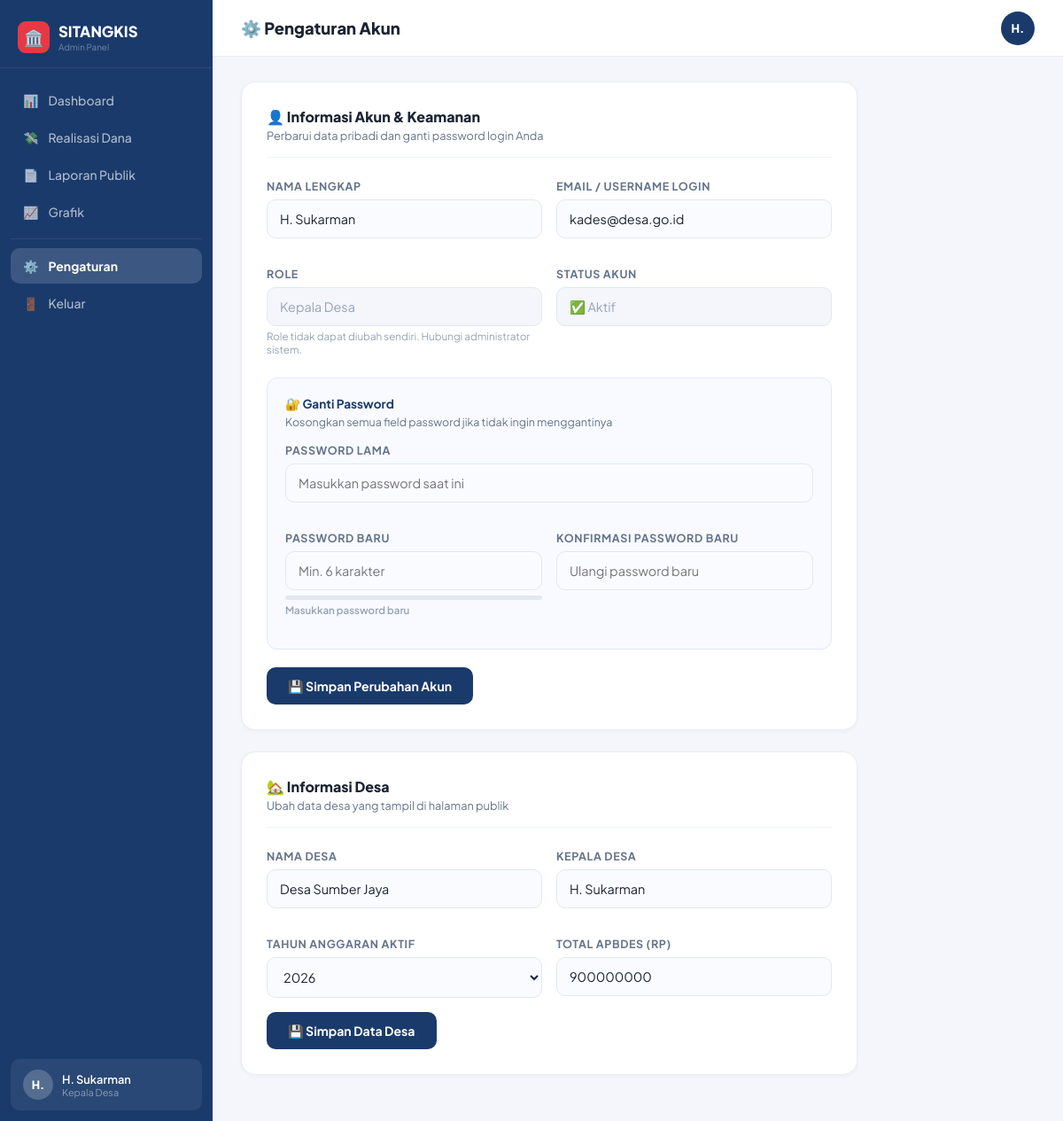
The page /admin/pengaturan.php (signed in) on the database its author committed.
### tables this page shows
CREATE TABLE users (
    id          INT AUTO_INCREMENT PRIMARY KEY,
    nama        VARCHAR(100) NOT NULL,
    email       VARCHAR(100) NOT NULL UNIQUE,
    password    VARCHAR(255) NOT NULL,
    role        ENUM('bendahara','sekdes','kades') NOT NULL,
    aktif       TINYINT(1) DEFAULT 1,
    created_at  TIMESTAMP DEFAULT CURRENT_TIMESTAMP
);

CREATE TABLE desa_info (
    id              INT AUTO_INCREMENT PRIMARY KEY,
    nama_desa       VARCHAR(100) DEFAULT 'Desa Sumber Jaya',
    kepala_desa     VARCHAR(100) DEFAULT 'H. Sukarman',
    tahun_anggaran  YEAR DEFAULT 2026,
    total_apbdes    BIGINT DEFAULT 900000000
);

### config/app.php (called while the page is built, shortened)
<?php
function currentUser(): array { return $_SESSION['user'] ?? []; }
function hasRole(string|array $roles): bool {
    $user = currentUser();
    return in_array($user['role'], (array)$roles);
}

### admin/pengaturan.php (the view, shortened to what this page needs)
<?php
require_once __DIR__ . '/../config/app.php';
$db = getDB();
$user = currentUser();
$roleLabel = ['bendahara'=>'Bendahara Desa','sekdes'=>'Sekretaris Desa','kades'=>'Kepala Desa'];
$roleDisplay = $roleLabel[$user['role']] ?? $user['role'];
$avatar = strtoupper(substr($user['nama'], 0, 2));
$u2 = $db->prepare("SELECT * FROM users WHERE id=?"); $u2->execute([$user['id']]); $userData = $u2->fetch();
$desa = $db->query("SELECT * FROM desa_info LIMIT 1")->fetch();
?>
<!DOCTYPE html>
<html lang="id">
<head>
</head>
<body>
<aside class="sidebar">
  <div class="sb-top">
    <div class="sb-logo">
      <div class="sb-logo-icon">🏛️</div>
      <div><div class="sb-logo-text"><?= APP_NAME ?></div><div class="sb-logo-sub">Admin Panel</div></div>
    </div>
  </div>
  <nav class="sb-nav">
    <a class="sb-link" href="<?= BASE_URL ?>/admin/index.php"><span>📊</span> Dashboard</a>
    <a class="sb-link" href="<?= BASE_URL ?>/admin/realisasi_dana.php"><span>💸</span> Realisasi Dana</a>
    <a class="sb-link" href="<?= BASE_URL ?>/admin/laporan.php"><span>📄</span> Laporan Publik</a>
    <?php if(hasRole(['sekdes','kades'])): ?>
    <a class="sb-link" href="<?= BASE_URL ?>/admin/grafik.php"><span>📈</span> Grafik</a>
    <?php endif; ?>
    <div class="sb-divider"></div>
    <a class="sb-link active" href="<?= BASE_URL ?>/admin/pengaturan.php"><span>⚙️</span> Pengaturan</a>
    <a class="sb-link" href="<?= BASE_URL ?>/admin/logout.php"><span>🚪</span> Keluar</a>
  </nav>
  <div class="sb-foot">
    <div class="sb-user">
      <div class="sb-avatar"><?= $avatar ?></div>
      <div><div class="sb-uname"><?= htmlspecialchars($user['nama']) ?></div><div class="sb-urole"><?= $roleDisplay ?></div></div>
    </div>
  </div>
</aside>
<div class="main">
  <header class="topbar">
    <h2>⚙️ Pengaturan Akun</h2>
    <div class="top-avatar"><?= $avatar ?></div>
  </header>
  <div class="body">
    <div class="card">
      <div class="card-head">
        <h3>👤 Informasi Akun & Keamanan</h3>
        <p>Perbarui data pribadi dan ganti password login Anda</p>
      </div>
      <form method="POST">
        <div class="grid2">
          <div class="fg">
            <label>Nama Lengkap</label>
            <input type="text" name="nama" value="<?= htmlspecialchars($userData['nama']) ?>" required>
          </div>
          <div class="fg">
            <label>Email / Username Login</label>
            <input type="email" name="email" value="<?= htmlspecialchars($userData['email']) ?>" required>
          </div>
          <div class="fg">
            <label>Role</label>
            <input type="text" value="<?= htmlspecialchars($roleDisplay) ?>" readonly>
            <div class="hint">Role tidak dapat diubah sendiri. Hubungi administrator sistem.</div>
          </div>
          <div class="fg">
            <label>Status Akun</label>
            <input type="text" value="✅ Aktif" readonly>
          </div>
        </div>
        <div class="pass-section">
          <h4>🔐 Ganti Password</h4>
          <p>Kosongkan semua field password jika tidak ingin menggantinya</p>
          <div class="grid2">
            <div class="fg full">
              <label>Password Lama</label>
              <input type="password" name="pass_lama" id="passLama" placeholder="Masukkan password saat ini">
            </div>
            <div class="fg">
              <label>Password Baru</label>
              <input type="password" name="pass_baru" id="passBaru" placeholder="Min. 6 karakter" oninput="checkStrength(this.value)">
              <div class="pass-strength"><div class="pass-fill" id="passFill"></div></div>
              <div class="pass-label" id="passLabel" style="color:#94a3b8">Masukkan password baru</div>
            </div>
            <div class="fg">
              <label>Konfirmasi Password Baru</label>
              <input type="password" name="pass_konfirmasi" id="passKonfirm" placeholder="Ulangi password baru" oninput="checkMatch()">
            </div>
          </div>
        </div>
        <div style="margin-top:20px">
          <button type="submit" class="btn btn-primary">💾 Simpan Perubahan Akun</button>
        </div>
      </form>
    </div>
    <?php if(hasRole(['kades','sekdes'])): ?>
    <div class="card">
      <div class="card-head">
        <h3>🏡 Informasi Desa</h3>
        <p>Ubah data desa yang tampil di halaman publik</p>
      </div>
      <form method="POST">
        <div class="grid2">
          <div class="fg"><label>Nama Desa</label><input type="text" name="nama_desa" value="<?= htmlspecialchars($desa['nama_desa']) ?>"></div>
          <div class="fg"><label>Kepala Desa</label><input type="text" name="kepala_desa" value="<?= htmlspecialchars($desa['kepala_desa']) ?>"></div>
          <div class="fg">
            <label>Tahun Anggaran Aktif</label>
            <select name="tahun_anggaran">
              <?php foreach([2026,2025,2024] as $y): ?>
              <option value="<?= $y ?>" <?= $desa['tahun_anggaran']==$y?'selected':'' ?>><?= $y ?></option>
              <?php endforeach; ?>
            </select>
          </div>
          <div class="fg"><label>Total APBDes (Rp)</label><input type="number" name="total_apbdes" value="<?= $desa['total_apbdes'] ?>"></div>
        </div>
        <button type="submit" class="btn btn-primary">💾 Simpan Data Desa</button>
      </form>
    </div>
    <?php endif; ?>
  </div>
</div>
</body>
</html>

### admin/pengaturan.php (style rules this page uses)
*,*::before,*::after { margin:0;padding:0;box-sizing:border-box }
body { font-family:'Plus Jakarta Sans',sans-serif;background:#f4f6fb;color:#1a2332;min-height:100vh;display:flex }
.sidebar { width:240px;background:#1a3a6b;min-height:100vh;display:flex;flex-direction:column;position:fixed;top:0;left:0;bottom:0;z-index:100 }
.sb-top { padding:24px 20px 16px;border-bottom:1px solid rgba(255,255,255,.08) }
.sb-logo { display:flex;align-items:center;gap:10px }
.sb-logo-icon { width:36px;height:36px;background:#e63946;border-radius:9px;display:flex;align-items:center;justify-content:center;font-size:1.1rem;flex-shrink:0 }
.sb-logo-text { font-weight:800;font-size:1.05rem;color:#fff }
.sb-logo-sub { font-size:.62rem;color:rgba(255,255,255,.4);margin-top:1px }
.sb-nav { flex:1;padding:16px 12px;display:flex;flex-direction:column;gap:2px }
.sb-link { display:flex;align-items:center;gap:11px;padding:11px 14px;border-radius:10px;color:rgba(255,255,255,.65);text-decoration:none;font-size:.875rem;font-weight:500;transition:all .18s }
.sb-link.active { background:rgba(255,255,255,.15);color:#fff;font-weight:700 }
.sb-divider { height:1px;background:rgba(255,255,255,.08);margin:8px 0 }
.sb-foot { padding:12px }
.sb-user { display:flex;align-items:center;gap:10px;padding:12px 14px;border-radius:10px;background:rgba(255,255,255,.07) }
.sb-avatar { width:34px;height:34px;border-radius:50%;background:rgba(255,255,255,.2);color:#fff;display:flex;align-items:center;justify-content:center;font-weight:800;font-size:.8rem;flex-shrink:0 }
.sb-uname { font-size:.8rem;font-weight:600;color:#fff }
.sb-urole { font-size:.68rem;color:rgba(255,255,255,.45) }
.main { margin-left:240px;flex:1;display:flex;flex-direction:column }
.topbar { background:#fff;padding:0 32px;height:64px;display:flex;align-items:center;justify-content:space-between;border-bottom:1px solid #e8edf5;position:sticky;top:0;z-index:50 }
.topbar h2 { font-size:1.15rem;font-weight:800 }
.top-avatar { width:38px;height:38px;border-radius:50%;background:#1a3a6b;color:#fff;display:flex;align-items:center;justify-content:center;font-weight:800;font-size:.82rem }
.body { padding:28px 32px;max-width:760px }
.card { background:#fff;border-radius:16px;padding:28px;border:1px solid #e8edf5;box-shadow:0 1px 4px rgba(0,0,0,.04);margin-bottom:24px }
.card-head { margin-bottom:24px;padding-bottom:16px;border-bottom:1px solid #f0f4f8 }
.card-head h3 { font-size:1rem;font-weight:800;color:#1a2332;margin-bottom:3px }
.card-head p { font-size:.8rem;color:#64748b }
.fg { margin-bottom:16px }
.fg label { display:block;font-size:.78rem;font-weight:700;color:#64748b;text-transform:uppercase;letter-spacing:.05em;margin-bottom:7px }
.fg input,.fg select { width:100%;padding:12px 14px;border:1.5px solid #e2e8f0;border-radius:10px;font-size:.9rem;font-family:inherit;outline:none;transition:all .2s;background:#fafbff;color:#1a2332 }
.fg input[readonly] { background:#f4f6fb;color:#94a3b8;cursor:not-allowed }
.fg .hint { font-size:.73rem;color:#94a3b8;margin-top:4px }
.grid2 { display:grid;grid-template-columns:1fr 1fr;gap:16px }
.full { grid-column:1/-1 }
.pass-section { background:#f8faff;border:1px solid #e0e8ff;border-radius:12px;padding:20px;margin-top:8px }
.pass-section h4 { font-size:.85rem;font-weight:700;color:#1a3a6b;margin-bottom:4px }
.pass-section p { font-size:.78rem;color:#64748b;margin-bottom:16px }
.pass-strength { height:5px;border-radius:99px;background:#e2e8f0;margin-top:6px;overflow:hidden }
.pass-fill { height:100%;border-radius:99px;transition:all .3s }
.pass-label { font-size:.72rem;margin-top:4px;font-weight:600 }
.btn { display:inline-flex;align-items:center;gap:8px;padding:12px 24px;border-radius:10px;font-size:.88rem;font-weight:700;cursor:pointer;transition:all .2s;border:none;font-family:inherit }
.btn-primary { background:#1a3a6b;color:#fff }

### rows shown on the page
users: nama "H. Sukarman", email "kades@desa.go.id"
desa_info: nama_desa "Desa Sumber Jaya", kepala_desa "H. Sukarman", tahun_anggaran "2026", total_apbdes "900000000"

### other values the page prints
APP_NAME "SITANGKIS"
$avatar "H."
$roleDisplay "Kepala Desa"
